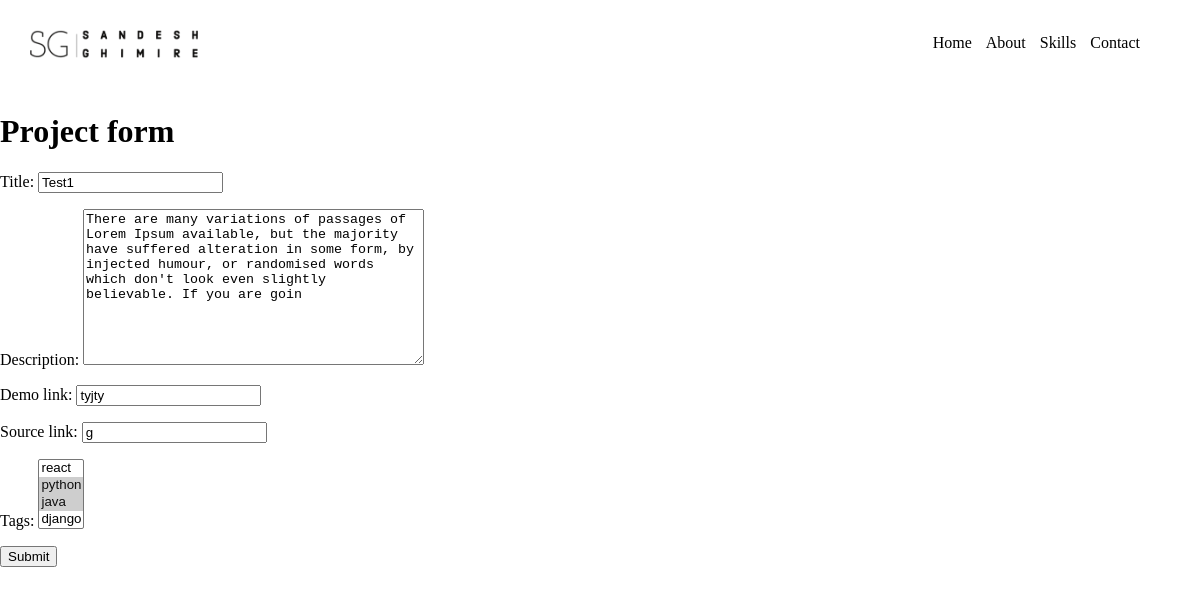
Page /update-Project/c0c357c9552344649adf2c6d55019145/ on the earlier database version.
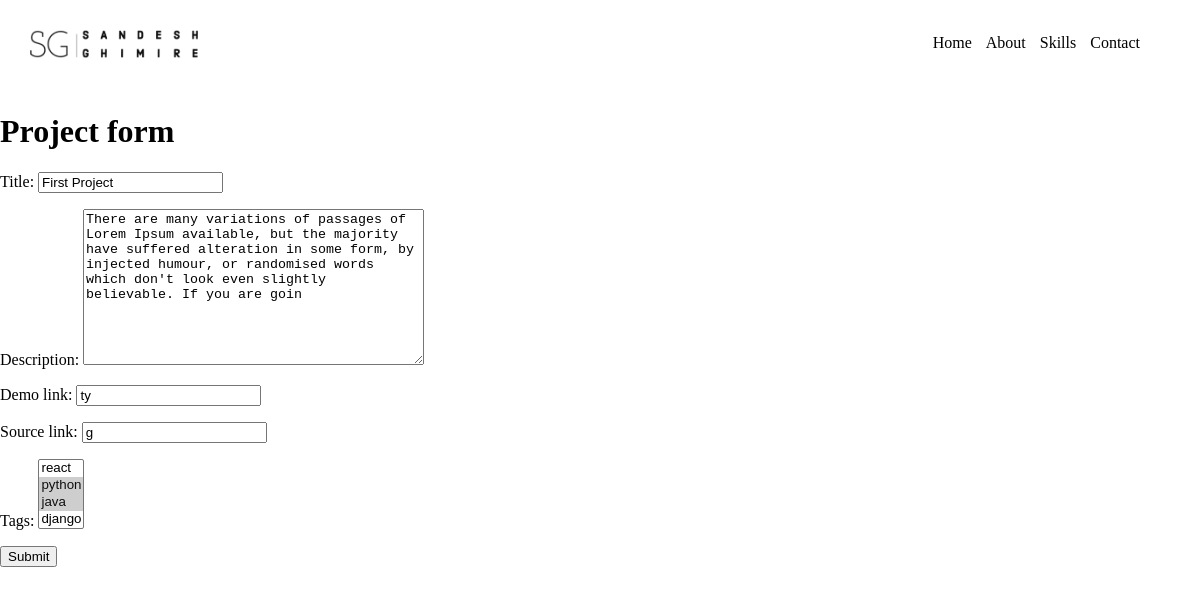
Same page on the later database version.
### base/models.py (models this page shows, shortened)
class Project(models.Model):
    title=models.CharField(max_length=200)
    description = models.TextField(null = True, blank=True)
    demo_link =models.CharField(max_length=2000, null=True,blank=True)
    user_image = models.ImageField(null=True, blank = True, default = "default.jpg")
    source_link =models.CharField(max_length=2000, null=True,blank=True)
    created = models.DateTimeField(auto_now_add = True)
    id = models.UUIDField(default=uuid.uuid4,unique=True,primary_key = True, editable=False)
    tags = models.ManyToManyField('Tag', blank=True) #creating relatiponship with Tags
    vote_total = models.IntegerField(default=0,null=True, blank=True)#creating relatiponship with review
    vote_ratio = models.IntegerField(default=0,null=True, blank=True)

### base/views.py (the view)
# urls.py: path('update-Project/<str:pk>/', views.updateProject, name="update"),
def updateProject(request, pk):
    editProject = Project.objects.get(id=pk) #we are taking pk of the project where user clicked edit
    forms = ProjectForm(instance = editProject) #sending the instance that we got to the form
    if request.method =='POST':
        forms = ProjectForm(request.POST, instance = editProject)
        if forms.is_valid():
            forms.save()
            return redirect('home')
    Context={'form':forms}
    return render(request,'base/project_form.html',Context)

### base/forms.py
class ProjectForm(ModelForm):
    class Meta:
        model = Project
        fields = ['title', 'description','demo_link','source_link','tags']

### base/models.py (called while the page is built)
    def __str__(self):
        return self.name

### base/templates/base/project_form.html (shortened to what this page needs)
{% include 'main.html' %}
{% block content %}
<h1>Project form</h1>
<form action="" method = "POST">
    {{form.as_p}}
    <input type = 'submit'>
</form>
{% endblock %}

Differences in the rows shown:
changed Project: title "Test1" → "First Project"; demo_link "tyjty" → "ty"
